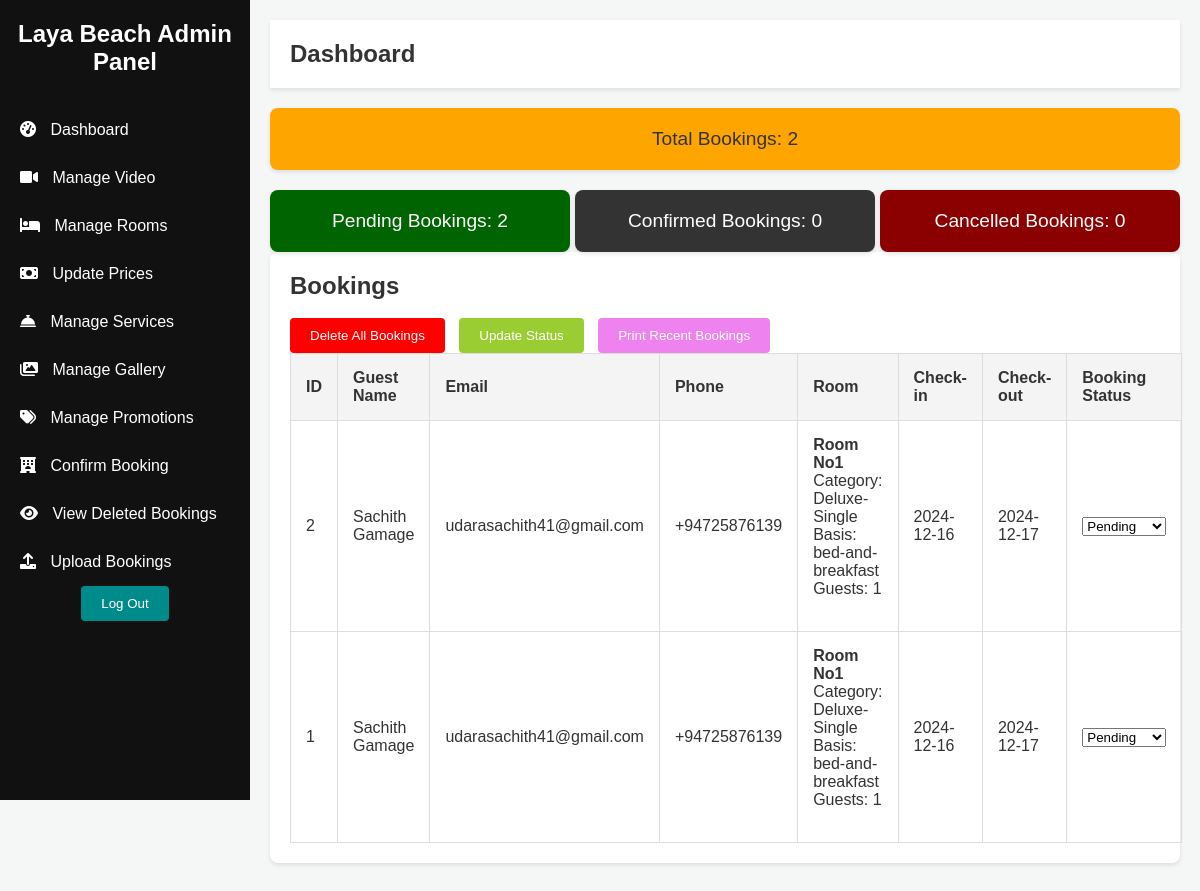
Page /layabeachadminpanel.php on the committed database.
### tables this page shows
CREATE TABLE IF NOT EXISTS `beachbookings` (
  `id` int NOT NULL AUTO_INCREMENT,
  `first_name` varchar(50) NOT NULL,
  `last_name` varchar(50) DEFAULT NULL,
  `mobile_number` varchar(15) NOT NULL,
  `checkin_date` date NOT NULL,
  `checkout_date` date NOT NULL,
  `email_address` varchar(100) NOT NULL,
  `selected_rooms_html` text NOT NULL,
  `created_at` timestamp NULL DEFAULT NULL,
  `booking_status` varchar(255) DEFAULT 'Pending',
  PRIMARY KEY (`id`) USING BTREE
);

### layabeachadminpanel.php (the view, shortened to what this page needs)
<!DOCTYPE html>
<html lang="en">
<head>
<link href="https://cdnjs.cloudflare.com/ajax/libs/font-awesome/6.0.0-beta3/css/all.min.css" rel="stylesheet">
</head>
<body>
<div class="sidebar">
  <h2>Laya Beach Admin Panel</h2>
  <ul>
    <li><a href="#"><i class="fas fa-tachometer-alt"></i> Dashboard</a></li>
    <li><a href="layabeachmanagevideo.php"><i class="fas fa-video-camera"></i> Manage Video</a></li>
    <li><a href="layabeachmanagerooms.php"><i class="fas fa-bed"></i> Manage Rooms</a></li>
    <li><a href="layabeachupdateprice.php"><i class="fas fa-money-bill"></i> Update Prices</a></li>
    <li><a href="layabeachservicemanage.php"><i class="fas fa-concierge-bell"></i> Manage Services</a></li>
    <li><a href="layabeachmanagegallery.php"><i class="fas fa-images"></i> Manage Gallery</a></li>
    <li><a href="layabeachpromomanage.php"><i class="fas fa-tags"></i> Manage Promotions</a></li>
    <li><a href="layabeachconfirmation.php"><i class="fas fa-hotel"></i> Confirm Booking</a></li>
    <li><a href="layabeachbookingtable.php"><i class="fas fa-eye"></i> View Deleted Bookings</a></li>
    <li><a href="layabeachuploadbookings.php"><i class="fas fa-upload"></i> Upload Bookings</a></li>
    </ul>
  <button class="b" onclick="window.location.href = 'index.php';">Log Out</button>
</div>
<div class="main-content">
  <div class="header">
    <h1>Dashboard</h1>
  </div>
  <div class="total-bookings" style="background-color: orange; ">
  <?php
  include 'db_connect.php';
  $total_bookings_sql = "SELECT COUNT(*) AS total FROM beachbookings WHERE booking_status != 'Cancelled'";
  $total_result = $conn->query($total_bookings_sql);
  if ($total_result->num_rows > 0) {
      $total_row = $total_result->fetch_assoc();
      echo "Total Bookings: " . $total_row['total'];
  } else {
      echo "Total Bookings: 0";
  }
  ?>
</div>
    <div class="cards">
    <div class="booking-type" style="background-color: darkgreen;">
      <?php
      include 'db_connect.php';
      $pending_bookings_sql = "SELECT COUNT(*) AS total FROM beachbookings WHERE booking_status = 'Pending'";
      $pending_result = $conn->query($pending_bookings_sql);
      if ($pending_result->num_rows > 0) {
          $pending_row = $pending_result->fetch_assoc();
          echo "Pending Bookings: " . $pending_row['total'];
      } else {
          echo "Pending Bookings: 0";
      }
      ?>
    </div>
    <div class="booking-type" style="background-color: darkyellow;">
      <?php
      include 'db_connect.php';
      $confirmed_bookings_sql = "SELECT COUNT(*) AS total FROM beachbookings WHERE booking_status = 'Confirmed'";
      $confirmed_result = $conn->query($confirmed_bookings_sql);
      if ($confirmed_result->num_rows > 0) {
          $confirmed_row = $confirmed_result->fetch_assoc();
          echo "Confirmed Bookings: " . $confirmed_row['total'];
      } else {
          echo "Confirmed Bookings: 0";
      }
      ?>
    </div>
    <div class="booking-type" style="background-color: darkred;">
      <?php
      include 'db_connect.php';
      $cancelled_bookings_sql = "SELECT COUNT(*) AS total FROM beachbookings WHERE booking_status = 'Cancelled'";
      $cancelled_result = $conn->query($cancelled_bookings_sql);
      if ($cancelled_result->num_rows > 0) {
          $cancelled_row = $cancelled_result->fetch_assoc();
          echo "Cancelled Bookings: " . $cancelled_row['total'];
      } else {
          echo "Cancelled Bookings: 0";
      }
      ?>
    </div>
  </div>
  <div class="table-container">
    <h2>Bookings</h2>&nbsp;&nbsp;
    <form method="POST" action="layabeachupdatebooking.php">
    <button type="submit" name="delete_all" class="d" onclick="return confirmDeleteAll()">Delete All Bookings</button>
    <button type="submit" class="a">Update Status</button>
    <button type="button" class="print-button" onclick="openRecentBookingsPage()"  >Print Recent Bookings</button>
      <table id="bookingsTable">
        <thead>
          <tr>
            <th>ID</th>
            <th>Guest Name</th>
            <th>Email</th>
            <th>Phone</th>
            <th>Room</th>
            <th>Check-in</th>
            <th>Check-out</th>
            <th>Booking Status</th>
          </tr>
        </thead>
        <tbody >
        <?php
        include 'db_connect.php';
        $reset_ai_sql = "ALTER TABLE beachbookings AUTO_INCREMENT = 1";
        $conn->query($reset_ai_sql);
        $sql = "SELECT * FROM beachbookings ORDER BY id DESC LIMIT 10";
        $result = $conn->query($sql);
        if ($result->num_rows > 0) {
    while ($row = $result->fetch_assoc()) {
        echo "<td>" . $row['id'] . "</td>";
        echo "<td>" . $row['first_name'] . " " . $row['last_name'] . "</td>";
        echo "<td>" . $row['email_address'] . "</td>";
        echo "<td>" . $row['mobile_number'] . "</td>";
        echo "<td>" . $row['selected_rooms_html'] . "</td>";
        echo "<td>" . $row['checkin_date'] . "</td>";
        echo "<td>" . $row['checkout_date'] . "</td>";
        echo "<td>
                <select name='booking_status[" . $row['id'] . "]'>
                    <option value='Pending'" . ($row['booking_status'] == 'Pending' ? ' selected' : '') . ">Pending</option>
                    <option value='Confirmed'" . ($row['booking_status'] == 'Confirmed' ? ' selected' : '') . ">Confirmed</option>
                    <option value='Cancelled'" . ($row['booking_status'] == 'Cancelled' ? ' selected' : '') . ">Cancelled</option>
                </select>
              </td>";
    }
} else {
    echo "<tr><td colspan='8'>No recent bookings found.</td></tr>";
}
        ?>
        </tbody>
      </table>
    </form>
  </div>
</div>
</body>
</html>

### layabeachadminpanel.php (style rules this page uses)
* { box-sizing: border-box; margin: 0; padding: 0; }
body { font-family: 'Poppins', sans-serif; background-color: #f4f7f6; color: #333; }
.sidebar { width: 250px; height: 100vh; position: fixed; background-color: #111; color: #fff; padding-top: 20px; }
.sidebar h2 { text-align: center; margin-bottom: 30px; font-size: 1.5rem; }
.sidebar ul { list-style-type: none; padding-left: 0; }
.sidebar ul li { padding: 15px 20px; }
.sidebar ul li a { color: #fff; text-decoration: none; display: block; }
.sidebar ul li a .fas { margin-right: 10px; }
.main-content { margin-left: 250px; padding: 20px; }
.header { background-color: #fff; padding: 20px; box-shadow: 0 2px 4px rgba(0, 0, 0, 0.1); margin-bottom: 20px; }
.header h1 { margin: 0; font-size: 1.5rem; }
.cards { display: flex; gap: 05px; flex-wrap: wrap; }
.table-container { background-color: #fff; padding: 20px; border-radius: 8px; box-shadow: 0 2px 4px rgba(0, 0, 0, 0.1); margin-bottom: 20px; }
table { width: 100%; border-collapse: collapse; }
table, th, td { border: 1px solid #ddd; }
th, td { padding: 15px; text-align: left; }
th { background-color: #f4f4f4; }
.a { background-color: yellowgreen; color: white; padding: 10px 20px; border: none; border-radius: 4px; margin-right: 10px; cursor: pointer; }
.b { background-color: darkcyan; color: white; padding: 10px 20px; border: none; border-radius: 4px; margin-left: auto; margin-right: auto; cursor: pointer; display: block; width: fit-content; }
.print-button { background-color: violet; color: white; padding: 10px 20px; border: none; border-radius: 4px; margin-right: 10px; cursor: pointer; }
.total-bookings { background-color: #fff; padding: 20px; border-radius: 8px; box-shadow: 0 2px 4px rgba(0, 0, 0, 0.1); margin-bottom: 20px; text-align: center; font-size: 1.2rem; }
.booking-type { flex: 1; min-width: 200px; background-color: #333; color: #fff; padding: 20px; border-radius: 8px; box-shadow: 0 2px 4px rgba(0, 0, 0, 0.1); text-align: center; font-size: 1.2rem; }
.d { background-color: red; color: white; padding: 10px 20px; border: none; border-radius: 4px; margin-right: 10px; cursor: pointer; }

### rows in the picture
beachbookings: id "2", first_name "Sachith", last_name "Gamage", email_address "udarasachith41@gmail.com", mobile_number "+94725876139", selected_rooms_html "Room No1 Category: Deluxe-Single Basis: bed-and-breakfast Guests: 1", checkin_date "2024-12-16", checkout_date "2024-12-17", booking_status+id "Pending"
beachbookings: id "1", first_name "Sachith", last_name "Gamage", email_address "udarasachith41@gmail.com", mobile_number "+94725876139", selected_rooms_html "Room No1 Category: Deluxe-Single Basis: bed-and-breakfast Guests: 1", checkin_date "2024-12-16", checkout_date "2024-12-17", booking_status+id "Pending"

### other values in the picture
$total_row['total'] "2"
$pending_row['total'] "2"
$confirmed_row['total'] "0"
$cancelled_row['total'] "0"
